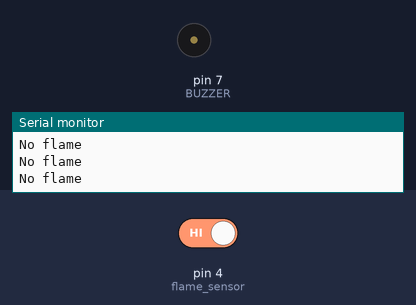
Bench run of a sketch on a simulated Arduino Uno, built with avr-gcc and run on an emulated ATmega328P. On the bench: buzzer (waves = sounding, pin HIGH), the last lines printed to the serial monitor. The inputs (shaded band) are chosen by the test bench; at power-on: pin 4 (flame_sensor) HIGH.

Above: at 2.8 s.
2.9 s: pin 4 (flame_sensor) driven LOW
At 3.1 s:
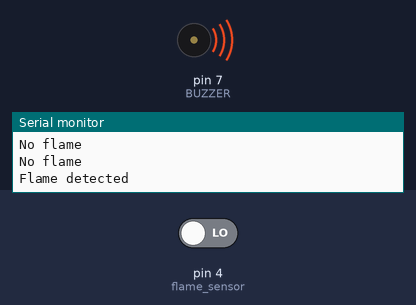
7.0 s: pin 4 (flame_sensor) driven HIGH
At 7.8 s:
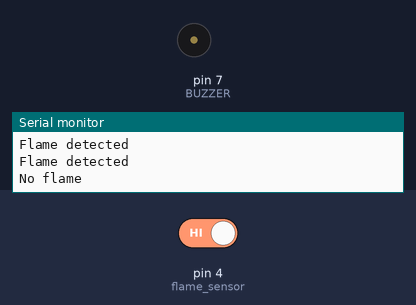
Timing chart, 0 to 10.0 s (numbered marks = the images above; inputs shaded):
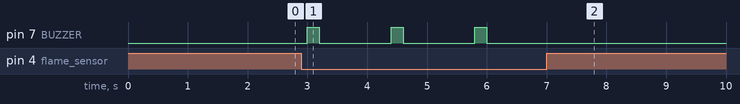

Measured:
- after the input at 2.9 s, pin 7 (BUZZER): alternates HIGH for 0.20 s and LOW for 1.2 s, starting after 0.10 s
- after the input at 7.0 s, pin 7 (BUZZER): stops changing and stays LOW

The sketch:

fire_sensor.ino
```cpp
int BUZZER = 7;
int flame_sensor = 4;
void setup()
{
  Serial.begin(9600);
  pinMode(BUZZER, OUTPUT);
  pinMode(flame_sensor, INPUT);
}
void loop()
{
  int flame_detected = digitalRead(flame_sensor);
  if (flame_detected == 0)
  {
    Serial.println("Flame detected");
    digitalWrite(BUZZER, HIGH);
    delay(200);
    digitalWrite(BUZZER, LOW);
    delay(200);
  }
  else
  {
    Serial.println("No flame");
    digitalWrite(BUZZER, LOW);
  }
  delay(1000);
}
```
